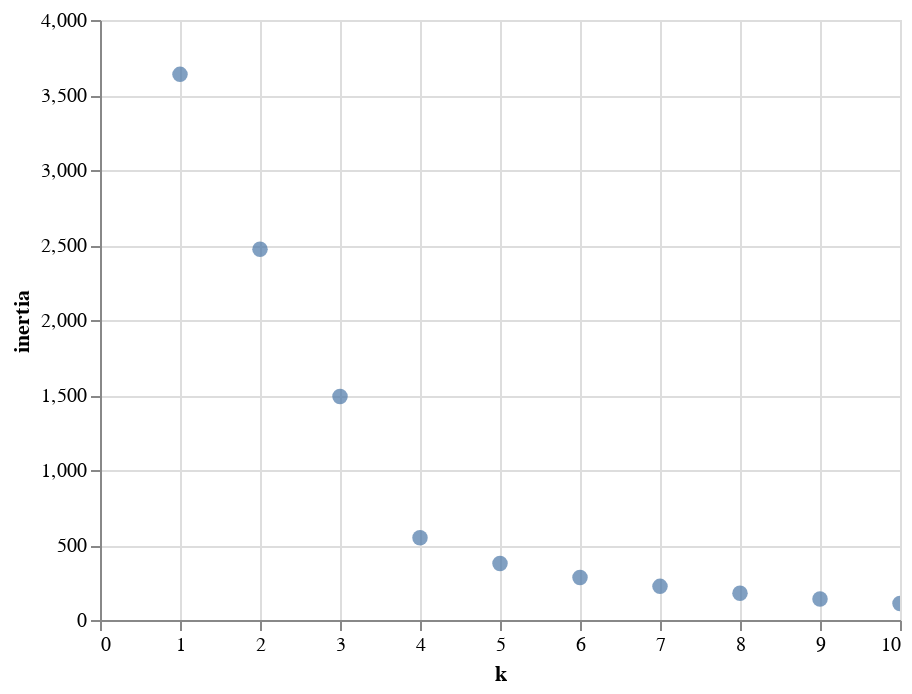

Notebook code cell kept with this figure:
### Markdown cell above
### Clustering Crytocurrencies Using K-Means

#### Find the Best Value for `k` Using the Elbow Curve

### Code cell
inertia = []
k = list(range(1, 11))

# Calculate the inertia for the range of k values
for i in k:
    km = KMeans(n_clusters=i, random_state=0)
    km.fit(crypto_pca_df)
    inertia.append(km.inertia_) 

# Create the Elbow Curve using hvPlot
elbow_data = {"k": k, "inertia": inertia}
df_elbow = pd.DataFrame(elbow_data)
#df_elbow.hvplot.line(x="k", y="inertia", xticks=k, title="Elbow Curve")
alt.Chart(df_elbow).mark_circle(size=60).encode(
    x='k',
    y='inertia'
).interactive()

### Figure 1 — Vega-Lite specification as saved in the notebook (floating-point values rounded to 4 significant figures)
{"config": {"view": {"continuousWidth": 400, "continuousHeight": 300}}, "data": {"name": "data-bf78ed2bb7dd33a23381067cab9a69f8"}, "mark": {"type": "circle", "size": 60}, "encoding": {"x": {"type": "quantitative", "field": "k"}, "y": {"type": "quantitative", "field": "inertia"}}, "selection": {"selector001": {"type": "interval", "bind": "scales", "encodings": ["x", "y"]}}, "$schema": "https://vega.github.io/schema/vega-lite/v4.8.1.json", "datasets": {"data-bf78ed2bb7dd33a23381067cab9a69f8": [{"k": 1, "inertia": 3638.0}, {"k": 2, "inertia": 2472.0}, {"k": 3, "inertia": 1491.0}, {"k": 4, "inertia": 548.3}, {"k": 5, "inertia": 377.2}, {"k": 6, "inertia": 283.6}, {"k": 7, "inertia": 224.2}, {"k": 8, "inertia": 177.7}, {"k": 9, "inertia": 140.2}, {"k": 10, "inertia": 110.0}]}}
